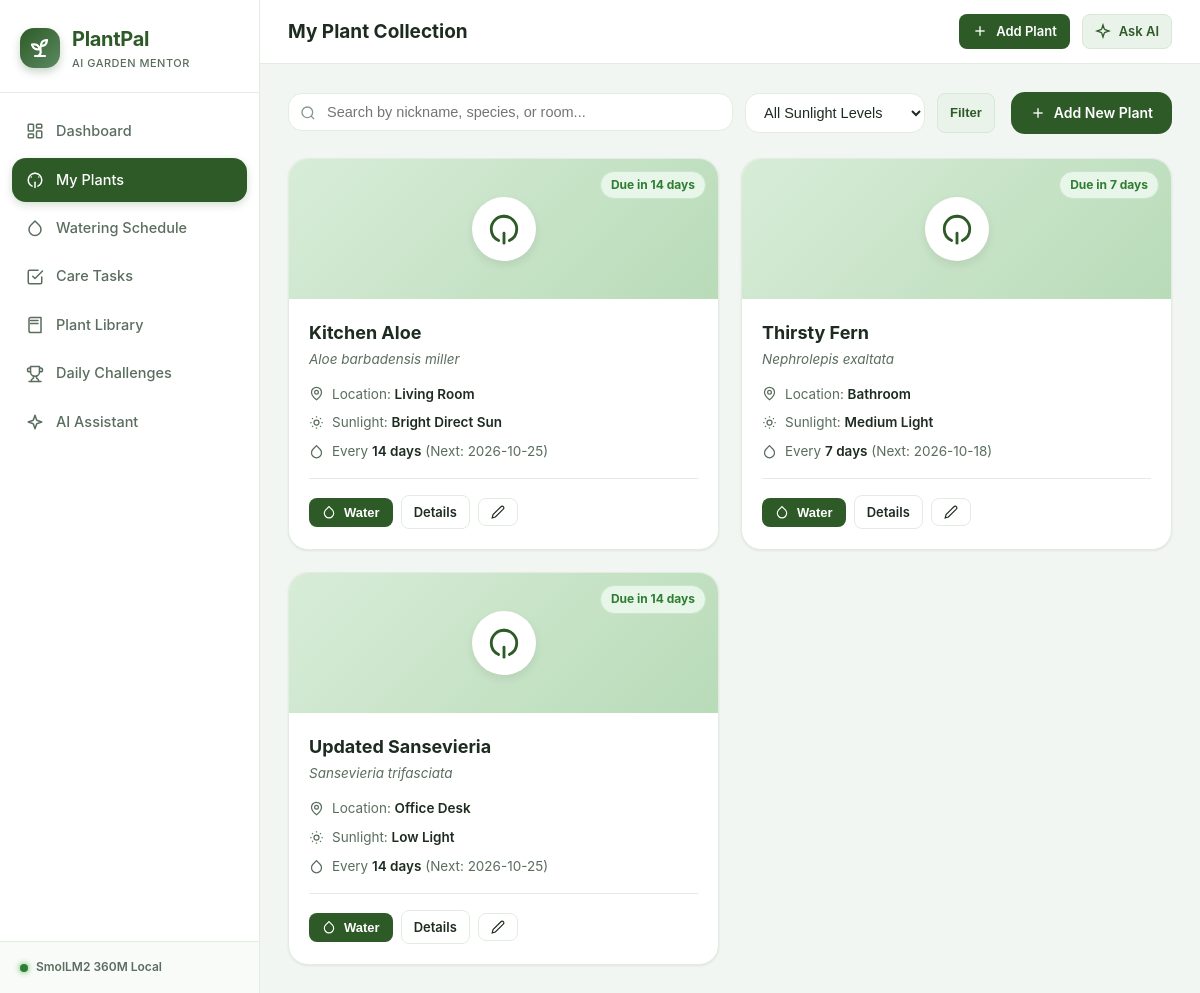
/plants, run on the app's committed database.
### tables this page shows
CREATE TABLE plants (
            id INTEGER PRIMARY KEY AUTOINCREMENT,
            name TEXT NOT NULL,
            species TEXT NOT NULL,
            location TEXT,
            sunlight TEXT NOT NULL,
            watering_interval_days INTEGER NOT NULL DEFAULT 7,
            last_watered_date TEXT NOT NULL,
            notes TEXT,
            created_at TIMESTAMP DEFAULT CURRENT_TIMESTAMP
        );

### app.py (the view)
@app.route("/plants")
def plants():
    query = request.args.get("q", "").strip()
    sunlight = request.args.get("sunlight", "all").strip()
    all_plants = database.get_all_plants(search_query=query, sunlight_filter=sunlight)
    return render_template(
        "plants.html",
        plants=all_plants,
        query=query,
        selected_sunlight=sunlight,
        active_page="plants"
    )

### database.py (called while the page is built)
def get_db():
    os.makedirs(INSTANCE_DIR, exist_ok=True)
    conn = sqlite3.connect(DB_PATH)
    conn.row_factory = sqlite3.Row
    conn.execute("PRAGMA foreign_keys = ON;")
    return conn

def get_all_plants(search_query=None, sunlight_filter=None):
    conn = get_db()
    cursor = conn.cursor()
    sql = "SELECT * FROM plants WHERE 1=1"
    params = []
    if search_query:
        sql += " AND (name LIKE ? OR species LIKE ? OR location LIKE ?)"
        term = f"%{search_query.strip()}%"
        params.extend([term, term, term])
    if sunlight_filter and sunlight_filter != "all":
        sql += " AND sunlight = ?"
        params.append(sunlight_filter)
    sql += " ORDER BY name COLLATE NOCASE ASC"
    cursor.execute(sql, params)
    rows = cursor.fetchall()
    conn.close()
    plants = []
    for row in rows:
        p = dict(row)
        watering_info = calculate_watering_info(p["last_watered_date"], p["watering_interval_days"])
        p.update(watering_info)
        plants.append(p)
    return plants

### templates/plants.html (shortened to what this page needs)
{% extends "base.html" %}
{% block page_title %}My Plant Collection{% endblock %}
{% block content %}
<div class="filter-bar">
  <form method="GET" action="{{ url_for('plants') }}" style="display: flex; gap: 12px; flex: 1; flex-wrap: wrap;">
    <div class="search-box">
      <input type="text" name="q" class="form-control" placeholder="Search by nickname, species, or room..." value="{{ query }}">
    </div>
    <div style="min-width: 180px;">
      <select name="sunlight" class="form-control" onchange="this.form.submit()">
        <option value="all" {% if selected_sunlight == 'all' %}selected{% endif %}>All Sunlight Levels</option>
      </select>
    </div>
    <button type="submit" class="btn btn-secondary btn-sm">Filter</button>
  </form>
  <div>
    <a href="{{ url_for('add_plant') }}" class="btn btn-primary">
      <svg width="16" height="16" viewBox="0 0 24 24" fill="none" stroke="currentColor" stroke-width="2">
        <line x1="12" y1="5" x2="12" y2="19"/>
        <line x1="5" y1="12" x2="19" y2="12"/>
      </svg>
      Add New Plant
    </a>
  </div>
</div>
{% if plants and plants|length > 0 %}
  <div class="plants-grid">
    {% for plant in plants %}
      <div class="plant-card">
        <div class="plant-card-cover">
          <div class="plant-card-icon">
            <svg width="34" height="34" viewBox="0 0 24 24" fill="none" stroke="currentColor" stroke-width="2" stroke-linecap="round" stroke-linejoin="round">
              <path d="M12 22v-7"/>
              <path d="M12 3a9 9 0 0 0-9 9c0 3.6 2.1 6.7 5.2 8.1"/>
              <path d="M12 3a9 9 0 0 1 9 9c0 3.6-2.1 6.7-5.2 8.1"/>
            </svg>
          </div>
          <span class="plant-status-badge badge-{{ plant.status }}">
            {{ plant.status_label }}
          </span>
        </div>
        <div class="plant-card-body">
          <h3 class="plant-title">{{ plant.name }}</h3>
          <div class="plant-species">{{ plant.species }}</div>
          <div class="plant-meta-list">
            <div class="plant-meta-item">
              <svg width="15" height="15" viewBox="0 0 24 24" fill="none" stroke="currentColor" stroke-width="2">
                <path d="M20 10c0 6-8 12-8 12s-8-6-8-12a8 8 0 0 1 16 0Z"/>
                <circle cx="12" cy="10" r="3"/>
              </svg>
              <span>Location: <strong>{{ plant.location or 'Indoor' }}</strong></span>
            </div>
            <div class="plant-meta-item">
              <span>Sunlight: <strong>{{ plant.sunlight }}</strong></span>
            </div>
            <div class="plant-meta-item">
              <svg width="15" height="15" viewBox="0 0 24 24" fill="none" stroke="currentColor" stroke-width="2">
                <path d="M12 2.69l5.66 5.66a8 8 0 1 1-11.31 0z"/>
              </svg>
              <span>Every <strong>{{ plant.watering_interval_days }} days</strong> (Next: {{ plant.next_watering_date }})</span>
            </div>
          </div>
          <div class="plant-card-actions">
            <button type="button" class="btn btn-primary btn-sm btn-water-ajax" data-plant-id="{{ plant.id }}">
              <svg width="14" height="14" viewBox="0 0 24 24" fill="none" stroke="currentColor" stroke-width="2">
                <path d="M12 2.69l5.66 5.66a8 8 0 1 1-11.31 0z"/>
              </svg>
              Water
            </button>
            <a href="{{ url_for('plant_detail', plant_id=plant.id) }}" class="btn btn-outline btn-sm">
              Details
            </a>
            <a href="{{ url_for('edit_plant', plant_id=plant.id) }}" class="btn btn-outline btn-sm" title="Edit">
              <svg width="14" height="14" viewBox="0 0 24 24" fill="none" stroke="currentColor" stroke-width="2">
                <path d="M17 3a2.85 2.83 0 1 1 4 4L7.5 20.5 2 22l1.5-5.5Z"/>
              </svg>
            </a>
          </div>
        </div>
      </div>
    {% endfor %}
  </div>
{% endif %}
{% endblock %}

### static/css/style.css (style rules this page uses)
:root { --primary: #2d5a27; --primary-hover: #22471d; --primary-light: #eaf3ea; --primary-subtle: #d6e8d6; --sage: #5b8a61; --sage-light: #a3c9a8; --cream: #faf9f5; --bg-page: #f2f6f2; --surface: #ffffff; --surface-hover: #f9fbf9; --border: #e2ece1; --border-focus: #5b8a61; --text-main: #1d2b20; --text-muted: #5a6d5e; --text-light: #859889; --text-inverse: #ffffff; --status-overdue: #d32f2f; --status-overdue-bg: #ffebee; --status-today: #e65100; --status-today-bg: #fff3e0; --status-upcoming: #2e7d32; --status-upcoming-bg: #e8f5e9; --status-info: #0277bd; --status-info-bg: #e1f5fe; --accent-terra: #c86432; --accent-amber: #e59500; --sidebar-width: 260px; --header-height: 64px; --radius-sm: 8px; --radius-md: 14px; --radius-lg: 20px; --radius-full: 9999px; --shadow-sm: 0 1px 3px rgba(29, 43, 32, 0.05), 0 1px 2px rgba(29, 43, 32, 0.03); --shadow-md: 0 4px 12px rgba(29, 43, 32, 0.06), 0 1px 3px rgba(29, 43, 32, 0.04); --shadow-lg: 0 10px 25px rgba(29, 43, 32, 0.08), 0 3px 6px rgba(29, 43, 32, 0.04); --transition-fast: 150ms ease; --transition-normal: 250ms ease; }
*, *::before, *::after { box-sizing: border-box; margin: 0; padding: 0; }
body { font-family: -apple-system, BlinkMacSystemFont, "Segoe UI", Roboto, "Helvetica Neue", Arial, sans-serif; background-color: var(--bg-page); color: var(--text-main); line-height: 1.55; font-size: 15px; -webkit-font-smoothing: antialiased; }
.btn { display: inline-flex; align-items: center; justify-content: center; gap: 8px; padding: 9px 18px; border-radius: var(--radius-md); font-size: 14px; font-weight: 600; text-decoration: none; cursor: pointer; border: 1px solid transparent; transition: all var(--transition-fast); }
.btn-primary { background-color: var(--primary); color: white; }
.btn-secondary { background-color: var(--primary-light); color: var(--primary); border-color: var(--primary-subtle); }
.btn-outline { background-color: var(--surface); border-color: var(--border); color: var(--text-main); }
.btn-sm { padding: 6px 12px; font-size: 13px; border-radius: var(--radius-sm); }
.plants-grid { display: grid; grid-template-columns: repeat(auto-fill, minmax(290px, 1fr)); gap: 22px; }
.plant-card { background-color: var(--surface); border: 1px solid var(--border); border-radius: var(--radius-lg); overflow: hidden; box-shadow: var(--shadow-sm); transition: all var(--transition-fast); display: flex; flex-direction: column; }
.plant-card-cover { height: 140px; background: linear-gradient(135deg, #d8ecd8 0%, #b8dbb8 100%); display: flex; align-items: center; justify-content: center; position: relative; }
.plant-card-icon { width: 64px; height: 64px; border-radius: 50%; background: white; display: flex; align-items: center; justify-content: center; color: var(--primary); box-shadow: 0 4px 10px rgba(0, 0, 0, 0.08); }
.plant-status-badge { position: absolute; top: 12px; right: 12px; font-size: 12px; font-weight: 700; padding: 4px 10px; border-radius: var(--radius-full); }
.badge-upcoming { background-color: var(--status-upcoming-bg); color: var(--status-upcoming); border: 1px solid #c8e6c9; }
.plant-card-body { padding: 20px; flex: 1; display: flex; flex-direction: column; }
.plant-title { font-size: 18px; font-weight: 700; color: var(--text-main); margin-bottom: 2px; }
.plant-species { font-size: 13.5px; font-style: italic; color: var(--text-muted); margin-bottom: 14px; }
.plant-meta-list { display: flex; flex-direction: column; gap: 8px; margin-bottom: 16px; font-size: 13.5px; }
.plant-meta-item { display: flex; align-items: center; gap: 8px; color: var(--text-muted); }
.plant-meta-item strong { color: var(--text-main); font-weight: 600; }
.plant-card-actions { margin-top: auto; padding-top: 16px; border-top: 1px solid var(--border); display: flex; align-items: center; gap: 8px; }
.form-control { width: 100%; padding: 10px 14px; font-size: 14.5px; color: var(--text-main); background-color: var(--surface); border: 1px solid var(--border); border-radius: var(--radius-md); outline: none; transition: border-color var(--transition-fast), box-shadow var(--transition-fast); }
.filter-bar { display: flex; align-items: center; justify-content: space-between; gap: 16px; margin-bottom: 24px; flex-wrap: wrap; }
.search-box { position: relative; flex: 1; min-width: 240px; }
.search-box input { padding-left: 38px; }

### data on the page
plants: status_label "Due in 14 days", name "Kitchen Aloe", species "Aloe barbadensis miller", location "Living Room", sunlight "Bright Direct Sun", watering_interval_days "14", next_watering_date "2026-10-25"
plants: status_label "Due in 7 days", name "Thirsty Fern", species "Nephrolepis exaltata", location "Bathroom", sunlight "Medium Light", watering_interval_days "7", next_watering_date "2026-10-18"
plants: status_label "Due in 14 days", name "Updated Sansevieria", species "Sansevieria trifasciata", location "Office Desk", sunlight "Low Light", watering_interval_days "14", next_watering_date "2026-10-25"
